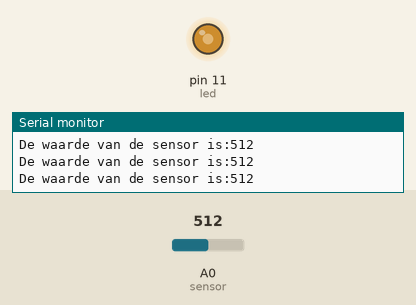
Recording of a sketch running on a simulated Arduino Uno, built with avr-gcc and run on an emulated ATmega328P. On the bench: output pins drawn as LEDs (lit = HIGH), the last lines printed to the serial monitor. The inputs (shaded band) are chosen by the test bench; at power-on: A0 (sensor) = 512.

Above: at 1.2 s.
1.3 s: A0 (sensor) set to 716
At 2.5 s:
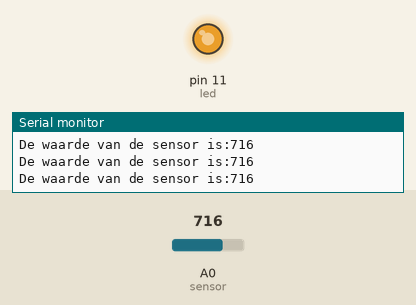
2.8 s: A0 (sensor) set to 306
At 4.0 s:
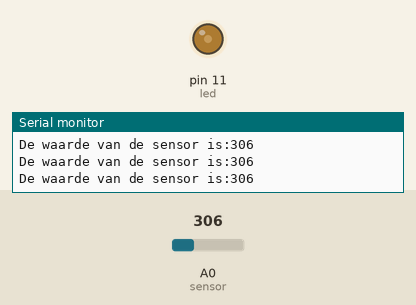
4.3 s: A0 (sensor) set to 245
At 5.5 s:
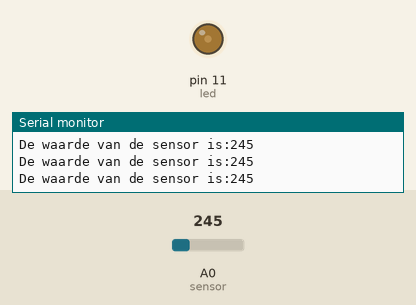
5.8 s: A0 (sensor) set to 0
At 7.0 s:
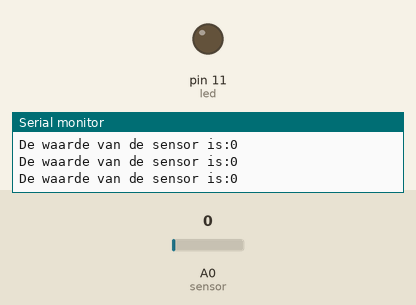
7.3 s: A0 (sensor) set to 511
At 8.4 s:
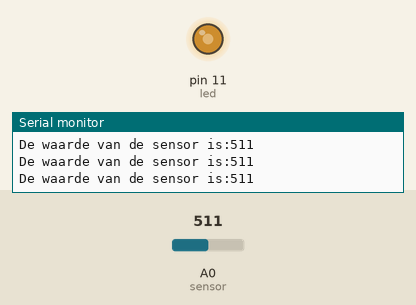
Timing chart, 0 to 9.8 s (numbered marks = the images above; inputs shaded):
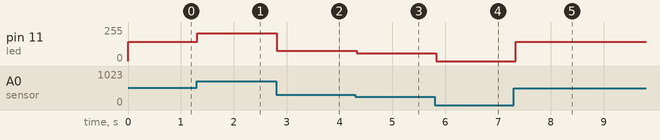

Measured:
- after the input at 1.3 s, pin 11 (led): 143/255 → 208/255 at once
- after the input at 2.8 s, pin 11 (led): 208/255 → 77/255 at once
- after the input at 4.3 s, pin 11 (led): 77/255 → 57/255 at once
- after the input at 5.8 s, pin 11 (led): 57/255 → 0/255 at once
- after the input at 7.3 s, pin 11 (led): 0/255 → 143/255 at once

The sketch:

c3w5_licht_sensor_oefening.ino
```cpp
int const sensor = A0;
int const led = 11;

int sensorValue = 0;
int sensorMapped = 0;

void setup() {
  Serial.begin(9600);
  pinMode(sensor, INPUT);
  pinMode(led, OUTPUT);
}

void loop() {
  sensorValue = analogRead(sensor);
  // Mijn sensor werkt tussen de waardes 65 (donker) en 860 (licht).

  sensorMapped = map(sensorValue, 65, 860, 0, 255);

  // Waardes onder de 65 en boven de 860 zijn in principe nog mogelijk.
  // Dit kan problemen geven, omdat dat de geremapte waarde dan onder 0, of boven 255, kan uitkomen.
  // Voorkom onmogelijke waardes:
  if(sensorMapped < 0){
    sensorMapped = 0;
  } else if(sensorMapped > 255){
    sensorMapped = 255;
  }

  analogWrite(led, sensorMapped);
  Serial.print("De waarde van de sensor is:");
  Serial.println(sensorValue);
  delay(100);
}
```
